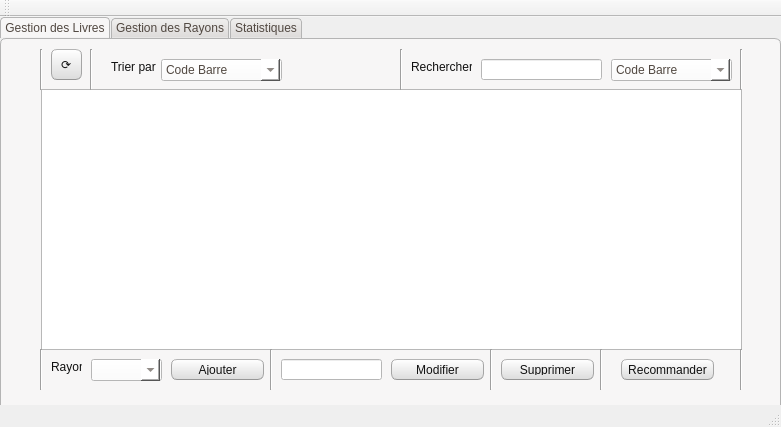
<?xml version="1.0" encoding="UTF-8"?>
<ui version="4.0">
 <class>MainWindow</class>
 <widget class="QMainWindow" name="MainWindow">
  <property name="geometry">
   <rect>
    <x>0</x>
    <y>0</y>
    <width>781</width>
    <height>427</height>
   </rect>
  </property>
  <property name="windowTitle">
   <string>Gestion des Clients</string>
  </property>
  <widget class="QWidget" name="centralWidget">
   <widget class="QTabWidget" name="tabW">
    <property name="geometry">
     <rect>
      <x>0</x>
      <y>0</y>
      <width>781</width>
      <height>441</height>
     </rect>
    </property>
    <property name="styleSheet">
     <string notr="true">QMainWindow {

	background-color:#f0f0f0;

}

QCheckBox {

	padding:2px;

}

QCheckBox:hover {

	border-radius:4px;

	border-style:solid;

	border-width:1px;

	padding-left: 1px;

	padding-right: 1px;

	padding-bottom: 1px;

	padding-top: 1px;

	border-color: rgb(255,150,60);

	background-color:qlineargradient(spread:pad, x1:0.5, y1:1, x2:0.5, y2:0, stop:0 rgba(190, 90, 50, 50), stop:1 rgba(250, 130, 40, 50));

}

QCheckBox::indicator:checked {

	border-radius:4px;

	border-style:solid;

	border-width:1px;

	border-color: rgb(246, 134, 86);

  	background-color:rgb(246, 134, 86)

}

QCheckBox::indicator:unchecked {

	border-radius:4px;

	border-style:solid;

	border-width:1px;

	border-color:rgb(246, 134, 86);

  	background-color:rgb(255,255,255);

}

QColorDialog {

	background-color:#f0f0f0;

}

QComboBox {

	color:rgb(81,72,65);

	background: #ffffff;

}

QComboBox:editable {

	background: #ffffff;

	color: rgb(81,72,65);

	selection-color:rgb(81,72,65);

	selection-background-color: #ffffff;

}

QComboBox QAbstractItemView {

	color:rgb(81,72,65);	

	background: #ffffff;

	selection-color: #ffffff;

	selection-background-color: rgb(246, 134, 86);

}

QComboBox:!editable:on, QComboBox::drop-down:editable:on {

	color:  #1e1d23;	

	background: #ffffff;

}

QDateTimeEdit {

	color:rgb(81,72,65);

	background-color: #ffffff;

}

QDateEdit {

	color:rgb(81,72,65);

	background-color: #ffffff;

}

QDialog {

	background-color:#f0f0f0;

}

QDoubleSpinBox {

	color:rgb(81,72,65);

	background-color: #ffffff;

}

QFontComboBox {

	color:rgb(81,72,65);

	background-color: #ffffff;

}

QLabel {

	color:rgb(17,17,17);

}

QLineEdit {

	background-color:rgb(255,255,255);

	selection-background-color:rgb(236,116,64);

	color:rgb(17,17,17);

}

QMenuBar {

	color:rgb(223,219,210);

	background-color:rgb(65,64,59);

}

QMenuBar::item {

	padding-top:4px;

	padding-left:4px;

	padding-right:4px;

	color:rgb(223,219,210);

	background-color:rgb(65,64,59);

}

QMenuBar::item:selected {

	color:rgb(255,255,255);

	padding-top:2px;

	padding-left:2px;

	padding-right:2px;

	border-top-width:2px;

	border-left-width:2px;

	border-right-width:2px;

	border-top-right-radius:4px;

	border-top-left-radius:4px;

	border-style:solid;

	background-color:rgb(65,64,59);

	border-top-color: rgb(47,47,44);

	border-right-color: qlineargradient(spread:pad, x1:0, y1:1, x2:1, y2:0, stop:0 rgba(90, 87, 78, 255), stop:1 rgba(47,47,44, 255));

	border-left-color:  qlineargradient(spread:pad, x1:1, y1:0, x2:0, y2:0, stop:0 rgba(90, 87, 78, 255), stop:1 rgba(47,47,44, 255));

}

QMenu {

	color:rgb(223,219,210);

	background-color:rgb(65,64,59);

}

QMenu::item {

	color:rgb(223,219,210);

	padding-left:20px;

	padding-top:4px;

	padding-bottom:4px;

	padding-right:10px;

}

QMenu::item:selected {

	color:rgb(255,255,255);

	background-color: qlineargradient(spread:pad, x1:0.5, y1:1, x2:0.5, y2:0, stop:0 rgba(225, 108, 54, 255), stop:1 rgba(246, 134, 86, 255));

	border-style:solid;

	border-width:3px;

	padding-left:17px;

	padding-top:4px;

	padding-bottom:4px;

	padding-right:7px;

	border-bottom-color:qlineargradient(spread:pad, x1:0.5, y1:1, x2:0.5, y2:0, stop:0 rgba(175,85,48,255), stop:1 rgba(236,114,67, 255));

	border-top-color:qlineargradient(spread:pad, x1:0.5, y1:1, x2:0.5, y2:0, stop:0 rgba(253,156,113,255), stop:1 rgba(205,90,46, 255));

	border-right-color:qlineargradient(spread:pad, x1:0, y1:0.5, x2:1, y2:0.5, stop:0 rgba(253,156,113,255), stop:1 rgba(205,90,46, 255));

	border-left-color:qlineargradient(spread:pad, x1:1, y1:0.5, x2:0, y2:0.5, stop:0 rgba(253,156,113,255), stop:1 rgba(205,90,46, 255));

}

QPlainTextEdit {

	border-width: 1px;

	border-style: solid;

	border-color:transparent;

	color:rgb(17,17,17);

	selection-background-color:rgb(236,116,64);

}

QProgressBar {

	text-align: center;

	color: rgb(0, 0, 0);

	border-width: 1px; 

	border-radius: 10px;

	border-style: inset;

	border-color: rgb(150,150,150);

	background-color:rgb(221,221,219);

}

QProgressBar::chunk:horizontal {

	background-color: qlineargradient(spread:pad, x1:0.5, y1:1, x2:0.5, y2:0, stop:0 rgba(225, 108, 54, 255), stop:1 rgba(246, 134, 86, 255));

	border-style: solid;

	border-radius:8px;

	border-width:1px;

	border-bottom-color:qlineargradient(spread:pad, x1:0.5, y1:1, x2:0.5, y2:0, stop:0 rgba(175,85,48,255), stop:1 rgba(236,114,67, 255));

	border-top-color:qlineargradient(spread:pad, x1:0.5, y1:1, x2:0.5, y2:0, stop:0 rgba(253,156,113,255), stop:1 rgba(205,90,46, 255));

	border-right-color:qlineargradient(spread:pad, x1:0, y1:0.5, x2:1, y2:0.5, stop:0 rgba(253,156,113,255), stop:1 rgba(205,90,46, 255));

	border-left-color:qlineargradient(spread:pad, x1:1, y1:0.5, x2:0, y2:0.5, stop:0 rgba(253,156,113,255), stop:1 rgba(205,90,46, 255));

}

QPushButton{

	color:rgb(17,17,17);

	border-width: 1px;

	border-radius: 6px;

	border-bottom-color: rgb(150,150,150);

	border-right-color: rgb(165,165,165);

	border-left-color: rgb(165,165,165);

	border-top-color: rgb(180,180,180);

	border-style: solid;

	padding: 4px;

	background-color: qlineargradient(spread:pad, x1:0.5, y1:1, x2:0.5, y2:0, stop:0 rgba(220, 220, 220, 255), stop:1 rgba(255, 255, 255, 255));

}

QPushButton:hover{

	color:rgb(17,17,17);

	border-width: 1px;

	border-radius:6px;

	border-top-color: rgb(255,150,60);

	border-right-color: qlineargradient(spread:pad, x1:0, y1:1, x2:1, y2:0, stop:0 rgba(200, 70, 20, 255), stop:1 rgba(255,150,60, 255));

	border-left-color:  qlineargradient(spread:pad, x1:1, y1:0, x2:0, y2:0, stop:0 rgba(200, 70, 20, 255), stop:1 rgba(255,150,60, 255));

	border-bottom-color: rgb(200,70,20);

	border-style: solid;

	padding: 2px;

	background-color: qlineargradient(spread:pad, x1:0.5, y1:1, x2:0.5, y2:0, stop:0 rgba(220, 220, 220, 255), stop:1 rgba(255, 255, 255, 255));

}

QPushButton:default{

	color:rgb(17,17,17);

	border-width: 1px;

	border-radius:6px;

	border-top-color: rgb(255,150,60);

	border-right-color: qlineargradient(spread:pad, x1:0, y1:1, x2:1, y2:0, stop:0 rgba(200, 70, 20, 255), stop:1 rgba(255,150,60, 255));

	border-left-color:  qlineargradient(spread:pad, x1:1, y1:0, x2:0, y2:0, stop:0 rgba(200, 70, 20, 255), stop:1 rgba(255,150,60, 255));

	border-bottom-color: rgb(200,70,20);

	border-style: solid;

	padding: 2px;

	background-color: qlineargradient(spread:pad, x1:0.5, y1:1, x2:0.5, y2:0, stop:0 rgba(220, 220, 220, 255), stop:1 rgba(255, 255, 255, 255));

}

QPushButton:pressed{

	color:rgb(17,17,17);

	border-width: 1px;

	border-radius: 6px;

	border-width: 1px;

	border-top-color: rgba(255,150,60,200);

	border-right-color: qlineargradient(spread:pad, x1:0, y1:1, x2:1, y2:0, stop:0 rgba(200, 70, 20, 255), stop:1 rgba(255,150,60, 200));

	border-left-color:  qlineargradient(spread:pad, x1:1, y1:0, x2:0, y2:0, stop:0 rgba(200, 70, 20, 255), stop:1 rgba(255,150,60, 200));

	border-bottom-color: rgba(200,70,20,200);

	border-style: solid;

	padding: 2px;

	background-color: qlineargradient(spread:pad, x1:0.5, y1:0, x2:0.5, y2:1, stop:0 rgba(220, 220, 220, 255), stop:1 rgba(255, 255, 255, 255));

}

QPushButton:disabled{

	color:rgb(174,167,159);

	border-width: 1px;

	border-radius: 6px;

	background-color: qlineargradient(spread:pad, x1:0.5, y1:1, x2:0.5, y2:0, stop:0 rgba(200, 200, 200, 255), stop:1 rgba(230, 230, 230, 255));

}

QRadioButton {

	padding: 1px;

}

QRadioButton::indicator:checked {

	height: 10px;

	width: 10px;

	border-style:solid;

	border-radius:5px;

	border-width: 1px;

	border-color: rgba(246, 134, 86, 255);

	color: #a9b7c6;

	background-color:rgba(246, 134, 86, 255);

}

QRadioButton::indicator:!checked {

	height: 10px;

	width: 10px;

	border-style:solid;

	border-radius:5px;

	border-width: 1px;

	border-color: rgb(246, 134, 86);

	color: #a9b7c6;

	background-color: transparent;

}

QScrollArea {

	color: #FFFFFF;

	background-color:#f0f0f0;

}

QSlider::groove {

	border-style: solid;

	border-width: 1px;

	border-color: rgb(207,207,207);

}

QSlider::groove:horizontal {

	height: 5px;

	background: rgb(246, 134, 86);

}

QSlider::groove:vertical {

	width: 5px;

	background: rgb(246, 134, 86);

}

QSlider::handle:horizontal {

	background: rgb(253,253,253);

	border-style: solid;

	border-width: 1px;

	border-color: rgb(207,207,207);

	width: 12px;

	margin: -5px 0;

	border-radius: 7px;

}

QSlider::handle:vertical {

	background: rgb(253,253,253);

	border-style: solid;

	border-width: 1px;

	border-color: rgb(207,207,207);

	height: 12px;

	margin: 0 -5px;

	border-radius: 7px;

}

QSlider::add-page:horizontal {

 	background: white;

}

QSlider::add-page:vertical {

	background: white;

}

QSlider::sub-page:horizontal {

	background: rgb(246, 134, 86);

}

QSlider::sub-page:vertical {

  	background: rgb(246, 134, 86);

}

QStatusBar {

	color:rgb(81,72,65);

}

QSpinBox {

	color:rgb(81,72,65);

	background-color: #ffffff;

}

QScrollBar:horizontal {

	max-height: 20px;

	border: 1px transparent grey;

	margin: 0px 20px 0px 20px;

}

QScrollBar::handle:horizontal {

	background: rgb(253,253,253);

	border-style: solid;

	border-width: 1px;

	border-color: rgb(207,207,207);

	border-radius: 7px;

	min-width: 25px;

}

QScrollBar::handle:horizontal:hover {

	background: rgb(253,253,253);

	border-style: solid;

	border-width: 1px;

	border-color: rgb(255,150,60);

	border-radius: 7px;

	min-width: 25px;

}

QScrollBar::add-line:horizontal {

  	border: 1px solid;

  	border-color: rgb(207,207,207);

  	border-top-right-radius: 7px;

  	border-top-left-radius: 7px;

  	border-bottom-right-radius: 7px;

  	background: rgb(255, 255, 255);

  	width: 20px;

  	subcontrol-position: right;

  	subcontrol-origin: margin;

}

QScrollBar::add-line:horizontal:hover {

  	border: 1px solid;

  	border-top-right-radius: 7px;

  	border-top-left-radius: 7px;

  	border-bottom-right-radius: 7px;

  	border-color: rgb(255,150,60);

  	background: rgb(255, 255, 255);

  	width: 20px;

  	subcontrol-position: right;

  	subcontrol-origin: margin;

}

QScrollBar::add-line:horizontal:pressed {

  	border: 1px solid grey;

  	border-top-left-radius: 7px;

  	border-top-right-radius: 7px;

  	border-bottom-right-radius: 7px;

  	background: rgb(231,231,231);

  	width: 20px;

  	subcontrol-position: right;

  	subcontrol-origin: margin;

}

QScrollBar::sub-line:horizontal {

  	border: 1px solid;

  	border-color: rgb(207,207,207);

  	border-top-right-radius: 7px;

  	border-top-left-radius: 7px;

  	border-bottom-left-radius: 7px;

  	background: rgb(255, 255, 255);

  	width: 20px;

  	subcontrol-position: left;

  	subcontrol-origin: margin;

}

QScrollBar::sub-line:horizontal:hover {

  	border: 1px solid;

  	border-color: rgb(255,150,60);

  	border-top-right-radius: 7px;

  	border-top-left-radius: 7px;

  	border-bottom-left-radius: 7px;

  	background: rgb(255, 255, 255);

  	width: 20px;

  	subcontrol-position: left;

  	subcontrol-origin: margin;

}

QScrollBar::sub-line:horizontal:pressed {

  	border: 1px solid grey;

  	border-top-right-radius: 7px;

  	border-top-left-radius: 7px;

  	border-bottom-left-radius: 7px;

  	background: rgb(231,231,231);

  	width: 20px;

  	subcontrol-position: left;

  	subcontrol-origin: margin;

}

QScrollBar::left-arrow:horizontal {

  	border: 1px transparent grey;

  	border-top-left-radius: 3px;

  	border-bottom-left-radius: 3px;

  	width: 6px;

  	height: 6px;

  	background: rgb(230,230,230);

}

QScrollBar::right-arrow:horizontal {

	border: 1px transparent grey;

	border-top-right-radius: 3px;

	border-bottom-right-radius: 3px;

  	width: 6px;

  	height: 6px;

 	background: rgb(230,230,230);

}

QScrollBar::add-page:horizontal, QScrollBar::sub-page:horizontal {

 	background: none;

} 

QScrollBar:vertical {

	max-width: 20px;

	border: 1px transparent grey;

	margin: 20px 0px 20px 0px;

}

QScrollBar::add-line:vertical {

	border: 1px solid;

	border-color: rgb(207,207,207);

	border-bottom-right-radius: 7px;

	border-bottom-left-radius: 7px;

	border-top-left-radius: 7px;

	background: rgb(255, 255, 255);

  	height: 20px;

  	subcontrol-position: bottom;

  	subcontrol-origin: margin;

}

QScrollBar::add-line:vertical:hover {

  	border: 1px solid;

  	border-color: rgb(255,150,60);

  	border-bottom-right-radius: 7px;

  	border-bottom-left-radius: 7px;

  	border-top-left-radius: 7px;

  	background: rgb(255, 255, 255);

  	height: 20px;

  	subcontrol-position: bottom;

  	subcontrol-origin: margin;

}

QScrollBar::add-line:vertical:pressed {

  	border: 1px solid grey;

  	border-bottom-left-radius: 7px;

  	border-bottom-right-radius: 7px;

  	border-top-left-radius: 7px;

  	background: rgb(231,231,231);

  	height: 20px;

  	subcontrol-position: bottom;

  	subcontrol-origin: margin;

}

QScrollBar::sub-line:vertical {

  	border: 1px solid;

  	border-color: rgb(207,207,207);

  	border-top-right-radius: 7px;

  	border-top-left-radius: 7px;

  	border-bottom-left-radius: 7px;

  	background: rgb(255, 255, 255);

  	height: 20px;

  	subcontrol-position: top;

  	subcontrol-origin: margin;

}

QScrollBar::sub-line:vertical:hover {

  	border: 1px solid;

  	border-color: rgb(255,150,60);

  	border-top-right-radius: 7px;

  	border-top-left-radius: 7px;

  	border-bottom-left-radius: 7px;

	background: rgb(255, 255, 255);

  	height: 20px;

  	subcontrol-position: top;

  	subcontrol-origin: margin;

}

QScrollBar::sub-line:vertical:pressed {

  	border: 1px solid grey;

  	border-top-left-radius: 7px;

  	border-top-right-radius: 7px;

  	background: rgb(231,231,231);

 	height: 20px;

  	subcontrol-position: top;

  	subcontrol-origin: margin;

}

QScrollBar::handle:vertical {

	background: rgb(253,253,253);

	border-style: solid;

	border-width: 1px;

	border-color: rgb(207,207,207);

	border-radius: 7px;

	min-height: 25px;

}

QScrollBar::handle:vertical:hover {

	background: rgb(253,253,253);

	border-style: solid;

	border-width: 1px;

	border-color: rgb(255,150,60);

	border-radius: 7px;

	min-height: 25px;

}

QScrollBar::up-arrow:vertical {

	border: 1px transparent grey;

  	border-top-left-radius: 3px;

	border-top-right-radius: 3px;

  	width: 6px;

  	height: 6px;

  	background: rgb(230,230,230);

}

QScrollBar::down-arrow:vertical {

  	border: 1px transparent grey;

  	border-bottom-left-radius: 3px;

  	border-bottom-right-radius: 3px;

  	width: 6px;

  	height: 6px;

  	background: rgb(230,230,230);

}

QScrollBar::add-page:vertical, QScrollBar::sub-page:vertical {

  	background: none;

}

QTabWidget {

	color:rgb(0,0,0);

	background-color:rgb(247,246,246);

}

QTabWidget::pane {

	border-color: rgb(180,180,180);

	background-color:rgb(247,246,246);

	border-style: solid;

	border-width: 1px;

  	border-radius: 6px;

}

QTabBar::tab {

	padding-left:4px;

	padding-right:4px;

	padding-bottom:2px;

	padding-top:2px;

	color:rgb(81,72,65);

  	background-color: qlineargradient(spread:pad, x1:0.5, y1:1, x2:0.5, y2:0, stop:0 rgba(221,218,217,255), stop:1 rgba(240,239,238,255));

	border-style: solid;

	border-width: 1px;

  	border-top-right-radius:4px;

	border-top-left-radius:4px;

	border-top-color: rgb(180,180,180);

	border-left-color: rgb(180,180,180);

	border-right-color: rgb(180,180,180);

	border-bottom-color: transparent;

}

QTabBar::tab:selected, QTabBar::tab:last:selected, QTabBar::tab:hover {

  	background-color:rgb(247,246,246);

  	margin-left: 0px;

  	margin-right: 1px;

}

QTabBar::tab:!selected {

	margin-top: 1px;

	margin-right: 1px;

}

QTextEdit {

	border-width: 1px;

	border-style: solid;

	border-color:transparent;

	color:rgb(17,17,17);

	selection-background-color:rgb(236,116,64);

}

QTimeEdit {

	color:rgb(81,72,65);

	background-color: #ffffff;

}

QToolBox {

	color:rgb(81,72,65);

	background-color: #ffffff;

}

QToolBox::tab {

	color:rgb(81,72,65);

	background-color: #ffffff;

}

QToolBox::tab:selected {

	color:rgb(81,72,65);

	background-color: #ffffff;

}</string>
    </property>
    <property name="currentIndex">
     <number>0</number>
    </property>
    <widget class="QWidget" name="GestionDesLivres">
     <attribute name="title">
      <string>Gestion des Livres</string>
     </attribute>
     <widget class="QLineEdit" name="rechTxtLiv">
      <property name="geometry">
       <rect>
        <x>480</x>
        <y>20</y>
        <width>121</width>
        <height>21</height>
       </rect>
      </property>
      <property name="styleSheet">
       <string notr="true"/>
      </property>
     </widget>
     <widget class="QLabel" name="label_38">
      <property name="geometry">
       <rect>
        <x>410</x>
        <y>20</y>
        <width>61</width>
        <height>16</height>
       </rect>
      </property>
      <property name="text">
       <string>Rechercher</string>
      </property>
     </widget>
     <widget class="QLabel" name="label_40">
      <property name="geometry">
       <rect>
        <x>110</x>
        <y>20</y>
        <width>51</width>
        <height>16</height>
       </rect>
      </property>
      <property name="text">
       <string>Trier par</string>
      </property>
     </widget>
     <widget class="QComboBox" name="triComboLiv">
      <property name="geometry">
       <rect>
        <x>160</x>
        <y>20</y>
        <width>121</width>
        <height>22</height>
       </rect>
      </property>
      <property name="styleSheet">
       <string notr="true"/>
      </property>
      <item>
       <property name="text">
        <string>Code Barre</string>
       </property>
      </item>
      <item>
       <property name="text">
        <string>Libelle</string>
       </property>
      </item>
      <item>
       <property name="text">
        <string>Auteur</string>
       </property>
      </item>
      <item>
       <property name="text">
        <string>Categorie</string>
       </property>
      </item>
      <item>
       <property name="text">
        <string>Numero Rayon</string>
       </property>
      </item>
      <item>
       <property name="text">
        <string>Numero Commande</string>
       </property>
      </item>
     </widget>
     <widget class="QTableView" name="tabLiv">
      <property name="enabled">
       <bool>true</bool>
      </property>
      <property name="geometry">
       <rect>
        <x>40</x>
        <y>50</y>
        <width>701</width>
        <height>261</height>
       </rect>
      </property>
      <property name="styleSheet">
       <string notr="true"/>
      </property>
     </widget>
     <widget class="QPushButton" name="modifierButtonLiv">
      <property name="geometry">
       <rect>
        <x>390</x>
        <y>320</y>
        <width>93</width>
        <height>21</height>
       </rect>
      </property>
      <property name="styleSheet">
       <string notr="true"/>
      </property>
      <property name="text">
       <string>Modifier</string>
      </property>
     </widget>
     <widget class="QLineEdit" name="modifTxtLiv">
      <property name="geometry">
       <rect>
        <x>280</x>
        <y>320</y>
        <width>101</width>
        <height>21</height>
       </rect>
      </property>
      <property name="styleSheet">
       <string notr="true"/>
      </property>
     </widget>
     <widget class="QPushButton" name="supprimerButtonLiv">
      <property name="geometry">
       <rect>
        <x>500</x>
        <y>320</y>
        <width>93</width>
        <height>21</height>
       </rect>
      </property>
      <property name="styleSheet">
       <string notr="true"/>
      </property>
      <property name="text">
       <string>Supprimer</string>
      </property>
     </widget>
     <widget class="QPushButton" name="rafraichirLiv">
      <property name="geometry">
       <rect>
        <x>50</x>
        <y>10</y>
        <width>31</width>
        <height>31</height>
       </rect>
      </property>
      <property name="styleSheet">
       <string notr="true"/>
      </property>
      <property name="text">
       <string>⟳</string>
      </property>
     </widget>
     <widget class="QComboBox" name="rechComboLiv">
      <property name="geometry">
       <rect>
        <x>610</x>
        <y>20</y>
        <width>121</width>
        <height>22</height>
       </rect>
      </property>
      <property name="styleSheet">
       <string notr="true"/>
      </property>
      <item>
       <property name="text">
        <string>Code Barre</string>
       </property>
      </item>
      <item>
       <property name="text">
        <string>Libelle</string>
       </property>
      </item>
      <item>
       <property name="text">
        <string>Auteur</string>
       </property>
      </item>
      <item>
       <property name="text">
        <string>Categorie</string>
       </property>
      </item>
      <item>
       <property name="text">
        <string>Numero Rayon</string>
       </property>
      </item>
      <item>
       <property name="text">
        <string>Numero Commande</string>
       </property>
      </item>
     </widget>
     <widget class="Line" name="line_11">
      <property name="geometry">
       <rect>
        <x>480</x>
        <y>310</y>
        <width>20</width>
        <height>41</height>
       </rect>
      </property>
      <property name="orientation">
       <enum>Qt::Vertical</enum>
      </property>
     </widget>
     <widget class="Line" name="line_12">
      <property name="geometry">
       <rect>
        <x>260</x>
        <y>310</y>
        <width>20</width>
        <height>41</height>
       </rect>
      </property>
      <property name="orientation">
       <enum>Qt::Vertical</enum>
      </property>
     </widget>
     <widget class="Line" name="line_13">
      <property name="geometry">
       <rect>
        <x>390</x>
        <y>10</y>
        <width>20</width>
        <height>41</height>
       </rect>
      </property>
      <property name="orientation">
       <enum>Qt::Vertical</enum>
      </property>
     </widget>
     <widget class="Line" name="line_14">
      <property name="geometry">
       <rect>
        <x>80</x>
        <y>10</y>
        <width>20</width>
        <height>41</height>
       </rect>
      </property>
      <property name="orientation">
       <enum>Qt::Vertical</enum>
      </property>
     </widget>
     <widget class="QPushButton" name="ajouterButtonLiv">
      <property name="geometry">
       <rect>
        <x>170</x>
        <y>320</y>
        <width>93</width>
        <height>21</height>
       </rect>
      </property>
      <property name="styleSheet">
       <string notr="true"/>
      </property>
      <property name="text">
       <string>Ajouter</string>
      </property>
     </widget>
     <widget class="Line" name="line_15">
      <property name="geometry">
       <rect>
        <x>590</x>
        <y>310</y>
        <width>20</width>
        <height>41</height>
       </rect>
      </property>
      <property name="orientation">
       <enum>Qt::Vertical</enum>
      </property>
     </widget>
     <widget class="Line" name="line_16">
      <property name="geometry">
       <rect>
        <x>730</x>
        <y>310</y>
        <width>20</width>
        <height>41</height>
       </rect>
      </property>
      <property name="orientation">
       <enum>Qt::Vertical</enum>
      </property>
     </widget>
     <widget class="Line" name="line_17">
      <property name="geometry">
       <rect>
        <x>30</x>
        <y>310</y>
        <width>20</width>
        <height>41</height>
       </rect>
      </property>
      <property name="orientation">
       <enum>Qt::Vertical</enum>
      </property>
     </widget>
     <widget class="Line" name="line_18">
      <property name="geometry">
       <rect>
        <x>30</x>
        <y>10</y>
        <width>20</width>
        <height>41</height>
       </rect>
      </property>
      <property name="orientation">
       <enum>Qt::Vertical</enum>
      </property>
     </widget>
     <widget class="Line" name="line_19">
      <property name="geometry">
       <rect>
        <x>730</x>
        <y>10</y>
        <width>20</width>
        <height>41</height>
       </rect>
      </property>
      <property name="orientation">
       <enum>Qt::Vertical</enum>
      </property>
     </widget>
     <widget class="QComboBox" name="ajoutComboLiv">
      <property name="geometry">
       <rect>
        <x>90</x>
        <y>320</y>
        <width>71</width>
        <height>22</height>
       </rect>
      </property>
      <property name="styleSheet">
       <string notr="true"/>
      </property>
     </widget>
     <widget class="QLabel" name="label_41">
      <property name="geometry">
       <rect>
        <x>50</x>
        <y>320</y>
        <width>31</width>
        <height>16</height>
       </rect>
      </property>
      <property name="text">
       <string>Rayon</string>
      </property>
     </widget>
     <widget class="QPushButton" name="recommander">
      <property name="geometry">
       <rect>
        <x>620</x>
        <y>320</y>
        <width>93</width>
        <height>21</height>
       </rect>
      </property>
      <property name="styleSheet">
       <string notr="true"/>
      </property>
      <property name="text">
       <string>Recommander</string>
      </property>
     </widget>
    </widget>
    <widget class="QWidget" name="GestionDesRayons">
     <attribute name="title">
      <string>Gestion des Rayons</string>
     </attribute>
     <widget class="Line" name="line_20">
      <property name="geometry">
       <rect>
        <x>80</x>
        <y>10</y>
        <width>20</width>
        <height>41</height>
       </rect>
      </property>
      <property name="orientation">
       <enum>Qt::Vertical</enum>
      </property>
     </widget>
     <widget class="QLabel" name="label_42">
      <property name="geometry">
       <rect>
        <x>410</x>
        <y>20</y>
        <width>61</width>
        <height>16</height>
       </rect>
      </property>
      <property name="text">
       <string>Rechercher</string>
      </property>
     </widget>
     <widget class="QComboBox" name="rechComboR">
      <property name="geometry">
       <rect>
        <x>610</x>
        <y>20</y>
        <width>121</width>
        <height>22</height>
       </rect>
      </property>
      <item>
       <property name="text">
        <string>Numero</string>
       </property>
      </item>
      <item>
       <property name="text">
        <string>Capacite</string>
       </property>
      </item>
     </widget>
     <widget class="QPushButton" name="rafraichirR">
      <property name="geometry">
       <rect>
        <x>50</x>
        <y>10</y>
        <width>31</width>
        <height>31</height>
       </rect>
      </property>
      <property name="text">
       <string>⟳</string>
      </property>
     </widget>
     <widget class="Line" name="line_21">
      <property name="geometry">
       <rect>
        <x>730</x>
        <y>10</y>
        <width>20</width>
        <height>41</height>
       </rect>
      </property>
      <property name="orientation">
       <enum>Qt::Vertical</enum>
      </property>
     </widget>
     <widget class="Line" name="line_22">
      <property name="geometry">
       <rect>
        <x>30</x>
        <y>310</y>
        <width>20</width>
        <height>41</height>
       </rect>
      </property>
      <property name="orientation">
       <enum>Qt::Vertical</enum>
      </property>
     </widget>
     <widget class="QTableView" name="tabR">
      <property name="geometry">
       <rect>
        <x>40</x>
        <y>50</y>
        <width>701</width>
        <height>261</height>
       </rect>
      </property>
     </widget>
     <widget class="Line" name="line_23">
      <property name="geometry">
       <rect>
        <x>370</x>
        <y>310</y>
        <width>20</width>
        <height>41</height>
       </rect>
      </property>
      <property name="orientation">
       <enum>Qt::Vertical</enum>
      </property>
     </widget>
     <widget class="QPushButton" name="modifierButtonR">
      <property name="geometry">
       <rect>
        <x>280</x>
        <y>320</y>
        <width>93</width>
        <height>21</height>
       </rect>
      </property>
      <property name="text">
       <string>Modifier</string>
      </property>
     </widget>
     <widget class="QPushButton" name="ajouterButtonR">
      <property name="geometry">
       <rect>
        <x>50</x>
        <y>320</y>
        <width>93</width>
        <height>21</height>
       </rect>
      </property>
      <property name="text">
       <string>Ajouter</string>
      </property>
     </widget>
     <widget class="QLabel" name="label_43">
      <property name="geometry">
       <rect>
        <x>110</x>
        <y>20</y>
        <width>51</width>
        <height>16</height>
       </rect>
      </property>
      <property name="text">
       <string>Trier par</string>
      </property>
     </widget>
     <widget class="Line" name="line_24">
      <property name="geometry">
       <rect>
        <x>30</x>
        <y>10</y>
        <width>20</width>
        <height>41</height>
       </rect>
      </property>
      <property name="orientation">
       <enum>Qt::Vertical</enum>
      </property>
     </widget>
     <widget class="QPushButton" name="supprimerButtonR">
      <property name="geometry">
       <rect>
        <x>390</x>
        <y>320</y>
        <width>93</width>
        <height>21</height>
       </rect>
      </property>
      <property name="text">
       <string>Supprimer</string>
      </property>
     </widget>
     <widget class="QComboBox" name="triComboR">
      <property name="geometry">
       <rect>
        <x>160</x>
        <y>20</y>
        <width>121</width>
        <height>22</height>
       </rect>
      </property>
      <item>
       <property name="text">
        <string>Numero</string>
       </property>
      </item>
      <item>
       <property name="text">
        <string>Capacite</string>
       </property>
      </item>
     </widget>
     <widget class="QLineEdit" name="modifTxtR">
      <property name="geometry">
       <rect>
        <x>170</x>
        <y>320</y>
        <width>101</width>
        <height>21</height>
       </rect>
      </property>
     </widget>
     <widget class="Line" name="line_25">
      <property name="geometry">
       <rect>
        <x>730</x>
        <y>310</y>
        <width>20</width>
        <height>41</height>
       </rect>
      </property>
      <property name="orientation">
       <enum>Qt::Vertical</enum>
      </property>
     </widget>
     <widget class="Line" name="line_26">
      <property name="geometry">
       <rect>
        <x>150</x>
        <y>310</y>
        <width>20</width>
        <height>41</height>
       </rect>
      </property>
      <property name="orientation">
       <enum>Qt::Vertical</enum>
      </property>
     </widget>
     <widget class="QLineEdit" name="rechTxtR">
      <property name="geometry">
       <rect>
        <x>480</x>
        <y>20</y>
        <width>121</width>
        <height>21</height>
       </rect>
      </property>
     </widget>
     <widget class="Line" name="line_27">
      <property name="geometry">
       <rect>
        <x>390</x>
        <y>10</y>
        <width>20</width>
        <height>41</height>
       </rect>
      </property>
      <property name="orientation">
       <enum>Qt::Vertical</enum>
      </property>
     </widget>
     <widget class="Line" name="line_28">
      <property name="geometry">
       <rect>
        <x>480</x>
        <y>310</y>
        <width>20</width>
        <height>41</height>
       </rect>
      </property>
      <property name="orientation">
       <enum>Qt::Vertical</enum>
      </property>
     </widget>
    </widget>
    <widget class="QWidget" name="widget">
     <attribute name="title">
      <string>Statistiques</string>
     </attribute>
     <widget class="QChartView" name="statBox">
      <property name="geometry">
       <rect>
        <x>10</x>
        <y>10</y>
        <width>751</width>
        <height>341</height>
       </rect>
      </property>
     </widget>
    </widget>
   </widget>
  </widget>
  <widget class="QMenuBar" name="menuBar">
   <property name="geometry">
    <rect>
     <x>0</x>
     <y>0</y>
     <width>781</width>
     <height>21</height>
    </rect>
   </property>
  </widget>
  <widget class="QToolBar" name="mainToolBar">
   <attribute name="toolBarArea">
    <enum>TopToolBarArea</enum>
   </attribute>
   <attribute name="toolBarBreak">
    <bool>false</bool>
   </attribute>
  </widget>
  <widget class="QStatusBar" name="statusBar"/>
 </widget>
 <layoutdefault spacing="6" margin="11"/>
 <customwidgets>
  <customwidget>
   <class>QChartView</class>
   <extends>QGraphicsView</extends>
   <header>QtCharts</header>
  </customwidget>
 </customwidgets>
 <resources/>
 <connections/>
</ui>
